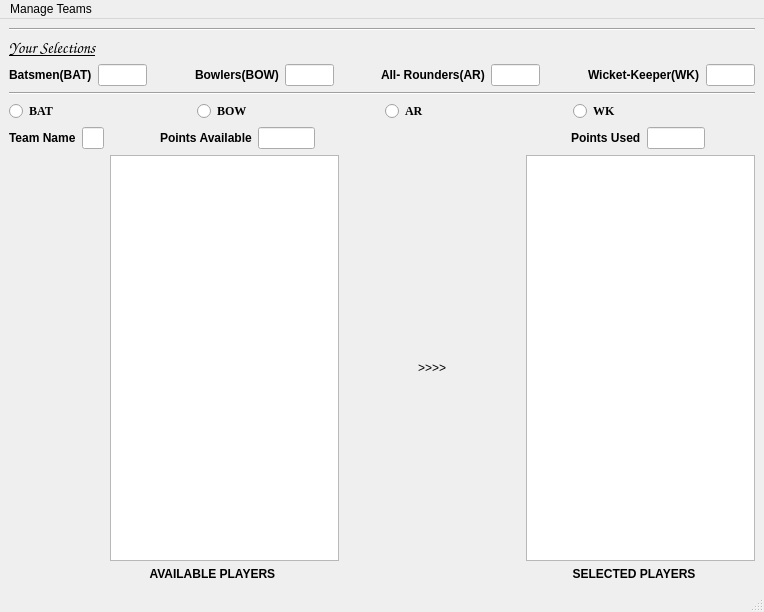
<?xml version="1.0" encoding="UTF-8"?>
<ui version="4.0">
 <class>MainWindow</class>
 <widget class="QMainWindow" name="MainWindow">
  <property name="geometry">
   <rect>
    <x>0</x>
    <y>0</y>
    <width>764</width>
    <height>612</height>
   </rect>
  </property>
  <property name="windowTitle">
   <string>MainWindow</string>
  </property>
  <widget class="QWidget" name="centralwidget">
   <layout class="QGridLayout" name="gridLayout">
    <item row="0" column="0" colspan="3">
     <layout class="QVBoxLayout" name="verticalLayout">
      <item>
       <widget class="Line" name="line_2">
        <property name="orientation">
         <enum>Qt::Horizontal</enum>
        </property>
       </widget>
      </item>
      <item>
       <widget class="QLabel" name="label_4">
        <property name="font">
         <font>
          <family>Comic Sans MS</family>
          <pointsize>12</pointsize>
          <weight>75</weight>
          <bold>true</bold>
          <underline>true</underline>
         </font>
        </property>
        <property name="text">
         <string>Your Selections</string>
        </property>
       </widget>
      </item>
      <item>
       <layout class="QHBoxLayout" name="horizontalLayout_7">
        <item>
         <widget class="QLabel" name="label_5">
          <property name="font">
           <font>
            <family>Arial</family>
            <weight>75</weight>
            <bold>true</bold>
           </font>
          </property>
          <property name="text">
           <string>Batsmen(BAT)</string>
          </property>
         </widget>
        </item>
        <item>
         <widget class="QLineEdit" name="l1">
          <property name="readOnly">
           <bool>true</bool>
          </property>
         </widget>
        </item>
        <item>
         <spacer name="horizontalSpacer_5">
          <property name="orientation">
           <enum>Qt::Horizontal</enum>
          </property>
          <property name="sizeType">
           <enum>QSizePolicy::Preferred</enum>
          </property>
          <property name="sizeHint" stdset="0">
           <size>
            <width>100</width>
            <height>20</height>
           </size>
          </property>
         </spacer>
        </item>
        <item>
         <widget class="QLabel" name="label_3">
          <property name="font">
           <font>
            <family>Arial</family>
            <weight>75</weight>
            <bold>true</bold>
           </font>
          </property>
          <property name="text">
           <string>Bowlers(BOW)</string>
          </property>
         </widget>
        </item>
        <item>
         <widget class="QLineEdit" name="l2">
          <property name="readOnly">
           <bool>true</bool>
          </property>
         </widget>
        </item>
        <item>
         <spacer name="horizontalSpacer_6">
          <property name="orientation">
           <enum>Qt::Horizontal</enum>
          </property>
          <property name="sizeType">
           <enum>QSizePolicy::Preferred</enum>
          </property>
          <property name="sizeHint" stdset="0">
           <size>
            <width>100</width>
            <height>20</height>
           </size>
          </property>
         </spacer>
        </item>
        <item>
         <widget class="QLabel" name="label_6">
          <property name="font">
           <font>
            <family>Arial</family>
            <weight>75</weight>
            <bold>true</bold>
           </font>
          </property>
          <property name="text">
           <string>All- Rounders(AR)</string>
          </property>
         </widget>
        </item>
        <item>
         <widget class="QLineEdit" name="l3">
          <property name="readOnly">
           <bool>true</bool>
          </property>
         </widget>
        </item>
        <item>
         <spacer name="horizontalSpacer_7">
          <property name="orientation">
           <enum>Qt::Horizontal</enum>
          </property>
          <property name="sizeType">
           <enum>QSizePolicy::Preferred</enum>
          </property>
          <property name="sizeHint" stdset="0">
           <size>
            <width>100</width>
            <height>20</height>
           </size>
          </property>
         </spacer>
        </item>
        <item>
         <widget class="QLabel" name="label_7">
          <property name="font">
           <font>
            <family>Arial</family>
            <weight>75</weight>
            <bold>true</bold>
           </font>
          </property>
          <property name="text">
           <string>Wicket-Keeper(WK)</string>
          </property>
         </widget>
        </item>
        <item>
         <widget class="QLineEdit" name="l4">
          <property name="readOnly">
           <bool>true</bool>
          </property>
         </widget>
        </item>
       </layout>
      </item>
      <item>
       <widget class="Line" name="line">
        <property name="orientation">
         <enum>Qt::Horizontal</enum>
        </property>
       </widget>
      </item>
      <item>
       <layout class="QHBoxLayout" name="horizontalLayout_8">
        <item>
         <widget class="QRadioButton" name="r1">
          <property name="font">
           <font>
            <family>Times New Roman</family>
            <weight>75</weight>
            <bold>true</bold>
           </font>
          </property>
          <property name="text">
           <string>BAT</string>
          </property>
         </widget>
        </item>
        <item>
         <widget class="QRadioButton" name="r2">
          <property name="font">
           <font>
            <family>Times New Roman</family>
            <weight>75</weight>
            <bold>true</bold>
           </font>
          </property>
          <property name="text">
           <string>BOW</string>
          </property>
         </widget>
        </item>
        <item>
         <widget class="QRadioButton" name="r3">
          <property name="font">
           <font>
            <family>Times New Roman</family>
            <weight>75</weight>
            <bold>true</bold>
           </font>
          </property>
          <property name="text">
           <string>AR</string>
          </property>
         </widget>
        </item>
        <item>
         <widget class="QRadioButton" name="r4">
          <property name="font">
           <font>
            <family>Times New Roman</family>
            <weight>75</weight>
            <bold>true</bold>
           </font>
          </property>
          <property name="text">
           <string>WK</string>
          </property>
         </widget>
        </item>
       </layout>
      </item>
     </layout>
    </item>
    <item row="1" column="0">
     <layout class="QHBoxLayout" name="horizontalLayout_12">
      <item>
       <widget class="QLabel" name="label_10">
        <property name="font">
         <font>
          <family>Arial</family>
          <weight>75</weight>
          <bold>true</bold>
         </font>
        </property>
        <property name="text">
         <string>Team Name</string>
        </property>
       </widget>
      </item>
      <item>
       <widget class="QLineEdit" name="lineEdit_7">
        <property name="readOnly">
         <bool>true</bool>
        </property>
       </widget>
      </item>
      <item>
       <spacer name="horizontalSpacer_12">
        <property name="orientation">
         <enum>Qt::Horizontal</enum>
        </property>
        <property name="sizeHint" stdset="0">
         <size>
          <width>40</width>
          <height>20</height>
         </size>
        </property>
       </spacer>
      </item>
     </layout>
    </item>
    <item row="1" column="1">
     <layout class="QHBoxLayout" name="horizontalLayout_10">
      <item>
       <spacer name="horizontalSpacer_13">
        <property name="orientation">
         <enum>Qt::Horizontal</enum>
        </property>
        <property name="sizeHint" stdset="0">
         <size>
          <width>100</width>
          <height>20</height>
         </size>
        </property>
       </spacer>
      </item>
      <item>
       <widget class="QLabel" name="label_8">
        <property name="font">
         <font>
          <family>Arial</family>
          <weight>75</weight>
          <bold>true</bold>
         </font>
        </property>
        <property name="text">
         <string>Points Available</string>
        </property>
       </widget>
      </item>
      <item>
       <widget class="QLineEdit" name="lineEdit_5">
        <property name="readOnly">
         <bool>true</bool>
        </property>
       </widget>
      </item>
      <item>
       <spacer name="horizontalSpacer_9">
        <property name="orientation">
         <enum>Qt::Horizontal</enum>
        </property>
        <property name="sizeHint" stdset="0">
         <size>
          <width>200</width>
          <height>20</height>
         </size>
        </property>
       </spacer>
      </item>
     </layout>
    </item>
    <item row="1" column="2">
     <layout class="QHBoxLayout" name="horizontalLayout_11">
      <item>
       <spacer name="horizontalSpacer_16">
        <property name="orientation">
         <enum>Qt::Horizontal</enum>
        </property>
        <property name="sizeHint" stdset="0">
         <size>
          <width>150</width>
          <height>20</height>
         </size>
        </property>
       </spacer>
      </item>
      <item>
       <widget class="QLabel" name="label_9">
        <property name="font">
         <font>
          <family>Arial</family>
          <weight>75</weight>
          <bold>true</bold>
         </font>
        </property>
        <property name="text">
         <string>Points Used</string>
        </property>
       </widget>
      </item>
      <item>
       <widget class="QLineEdit" name="lineEdit_6">
        <property name="readOnly">
         <bool>true</bool>
        </property>
       </widget>
      </item>
      <item>
       <spacer name="horizontalSpacer_4">
        <property name="orientation">
         <enum>Qt::Horizontal</enum>
        </property>
        <property name="sizeHint" stdset="0">
         <size>
          <width>100</width>
          <height>20</height>
         </size>
        </property>
       </spacer>
      </item>
     </layout>
    </item>
    <item row="2" column="0">
     <layout class="QVBoxLayout" name="verticalLayout_4">
      <item>
       <widget class="QLabel" name="label_12">
        <property name="text">
         <string/>
        </property>
        <property name="pixmap">
         <pixmap>../../../../Users/Karishma Dubey/Videos/11 (2).jpeg</pixmap>
        </property>
       </widget>
      </item>
      <item>
       <spacer name="verticalSpacer">
        <property name="orientation">
         <enum>Qt::Vertical</enum>
        </property>
        <property name="sizeHint" stdset="0">
         <size>
          <width>20</width>
          <height>40</height>
         </size>
        </property>
       </spacer>
      </item>
     </layout>
    </item>
    <item row="2" column="1" colspan="2">
     <layout class="QHBoxLayout" name="horizontalLayout">
      <item>
       <layout class="QVBoxLayout" name="verticalLayout_2">
        <item>
         <widget class="QListWidget" name="listWidget"/>
        </item>
        <item>
         <widget class="QLabel" name="label_2">
          <property name="font">
           <font>
            <family>Arial</family>
            <weight>75</weight>
            <bold>true</bold>
           </font>
          </property>
          <property name="autoFillBackground">
           <bool>false</bool>
          </property>
          <property name="text">
           <string>            AVAILABLE PLAYERS</string>
          </property>
         </widget>
        </item>
       </layout>
      </item>
      <item>
       <spacer name="horizontalSpacer">
        <property name="orientation">
         <enum>Qt::Horizontal</enum>
        </property>
        <property name="sizeHint" stdset="0">
         <size>
          <width>100</width>
          <height>20</height>
         </size>
        </property>
       </spacer>
      </item>
      <item>
       <widget class="QLabel" name="label_11">
        <property name="text">
         <string>&gt;&gt;&gt;&gt;</string>
        </property>
       </widget>
      </item>
      <item>
       <spacer name="horizontalSpacer_8">
        <property name="orientation">
         <enum>Qt::Horizontal</enum>
        </property>
        <property name="sizeHint" stdset="0">
         <size>
          <width>100</width>
          <height>20</height>
         </size>
        </property>
       </spacer>
      </item>
      <item>
       <layout class="QVBoxLayout" name="verticalLayout_3">
        <item>
         <widget class="QListWidget" name="listWidget_3"/>
        </item>
        <item>
         <widget class="QLabel" name="label_13">
          <property name="font">
           <font>
            <family>Arial</family>
            <weight>75</weight>
            <bold>true</bold>
           </font>
          </property>
          <property name="autoFillBackground">
           <bool>false</bool>
          </property>
          <property name="text">
           <string>              SELECTED PLAYERS</string>
          </property>
         </widget>
        </item>
       </layout>
      </item>
     </layout>
    </item>
   </layout>
   <zorder></zorder>
   <zorder></zorder>
   <zorder></zorder>
   <zorder></zorder>
  </widget>
  <widget class="QMenuBar" name="menubar">
   <property name="geometry">
    <rect>
     <x>0</x>
     <y>0</y>
     <width>764</width>
     <height>21</height>
    </rect>
   </property>
   <widget class="QMenu" name="menuFile">
    <property name="title">
     <string>Manage Teams</string>
    </property>
    <addaction name="actionNew_Game"/>
    <addaction name="actionOpen_Team"/>
    <addaction name="actionSave_Team"/>
    <addaction name="actionEvaluate_Team"/>
   </widget>
   <addaction name="menuFile"/>
  </widget>
  <widget class="QStatusBar" name="statusbar"/>
  <action name="actionNew_Game">
   <property name="text">
    <string>New Team</string>
   </property>
  </action>
  <action name="actionOpen_Team">
   <property name="text">
    <string>Open Team</string>
   </property>
  </action>
  <action name="actionSave_Team">
   <property name="text">
    <string>Save Team</string>
   </property>
  </action>
  <action name="actionEvaluate_Team">
   <property name="text">
    <string>Evaluate Team</string>
   </property>
  </action>
  <action name="actionTotal_players_11">
   <property name="text">
    <string>Total players=11</string>
   </property>
  </action>
  <action name="actionTotal_Points_300">
   <property name="text">
    <string>Total Points=300</string>
   </property>
  </action>
 </widget>
 <resources/>
 <connections/>
</ui>
